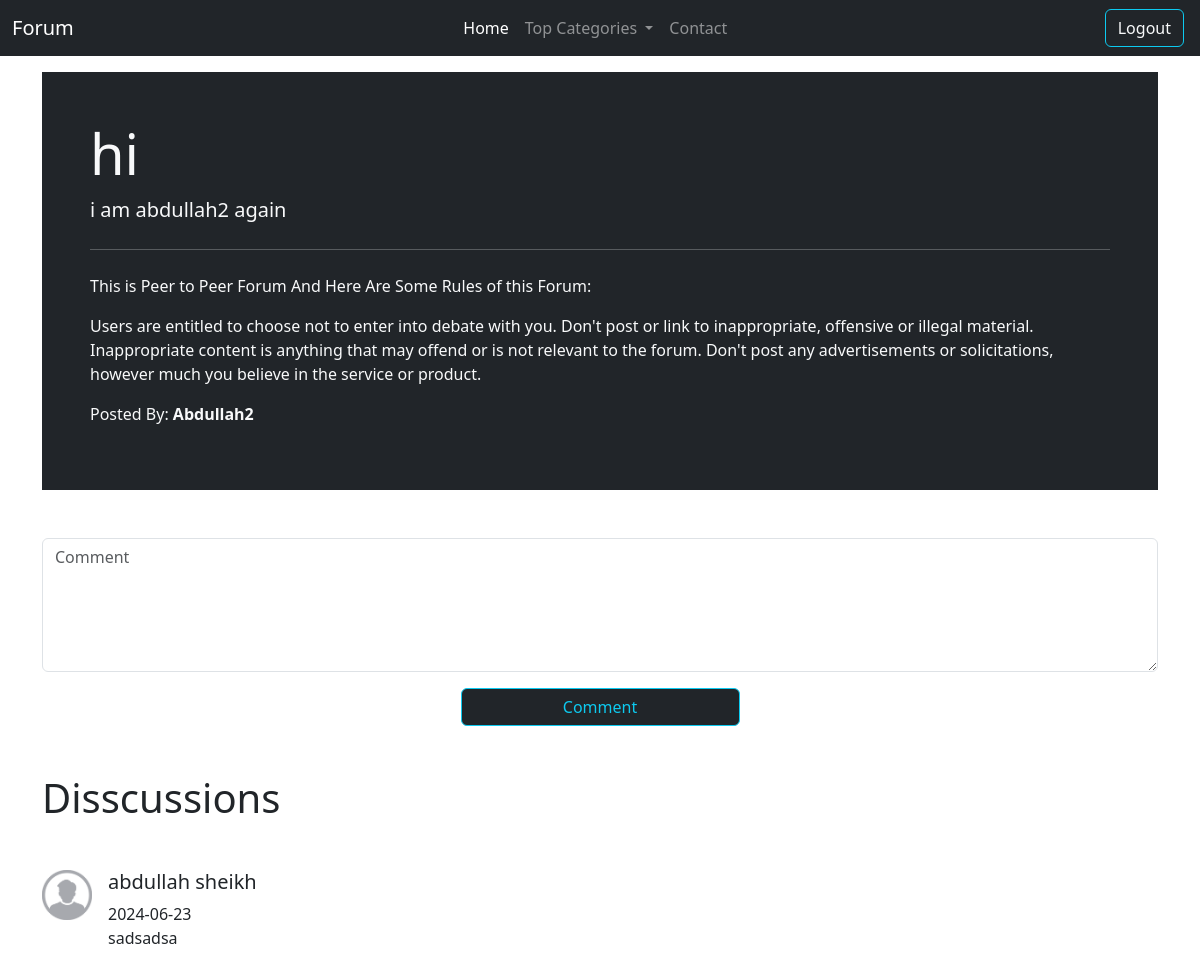
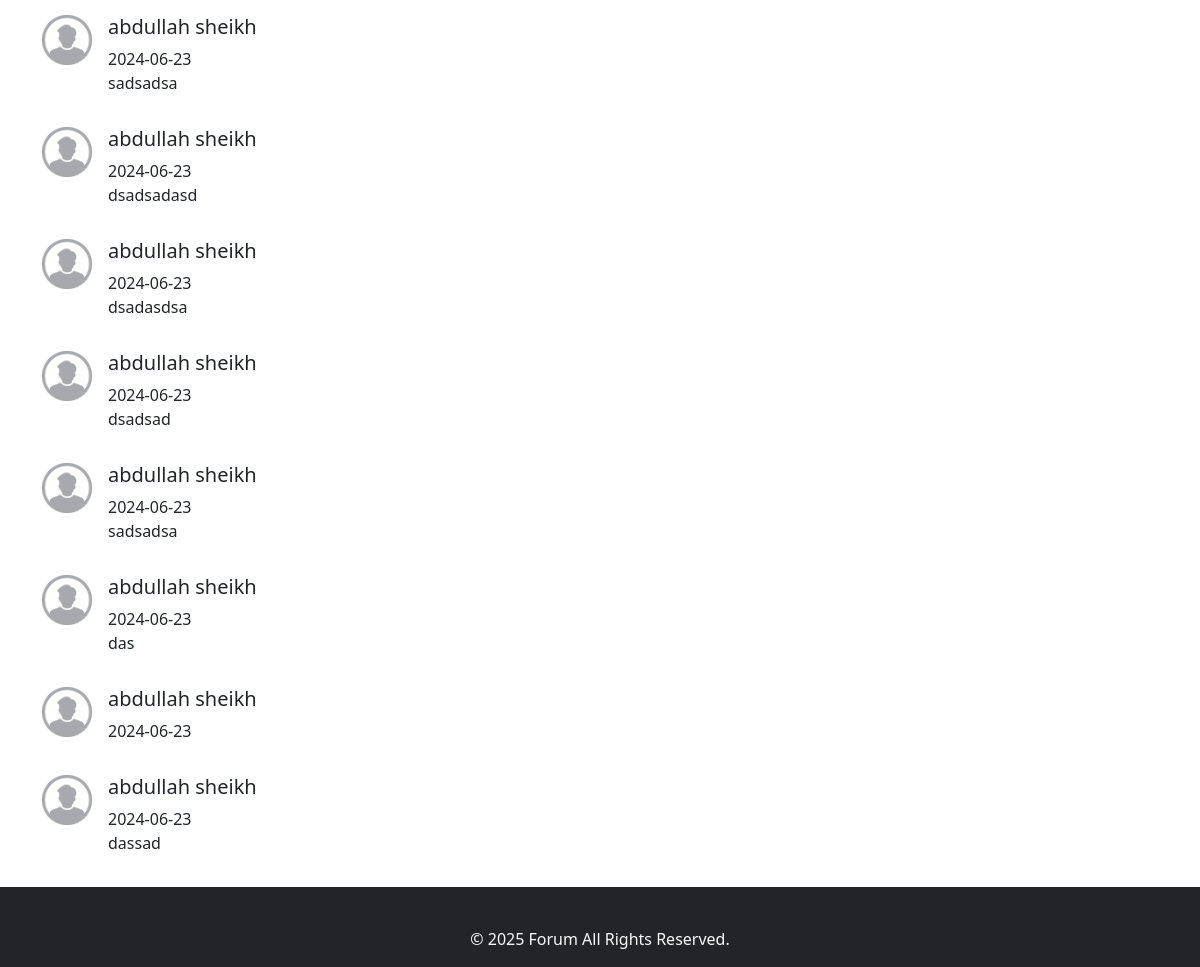
Screenshot of /thread.php?threadid=3 (signed in) with the database file from the repository (2 pictures, top to bottom).
### tables this page shows
CREATE TABLE `thread` (
  `thread_id` int(11) NOT NULL,
  `thread_titile` varchar(255) NOT NULL,
  `thread_description` text NOT NULL,
  `thread_cat_id` int(11) NOT NULL,
  `thread_user_id` int(11) NOT NULL
);

CREATE TABLE `forum_users` (
  `user_id` int(11) NOT NULL,
  `username` varchar(255) NOT NULL,
  `user_email` varchar(255) NOT NULL,
  `user_password` varchar(255) NOT NULL,
  `joining_date` date NOT NULL DEFAULT current_timestamp()
);

CREATE TABLE `comments` (
  `comment_id` int(11) NOT NULL,
  `comment_content` text NOT NULL,
  `thread_id` int(11) NOT NULL,
  `comment_by` varchar(255) NOT NULL,
  `comment_time` date NOT NULL DEFAULT current_timestamp()
);

### thread.php (the view, shortened to what this page needs)
<!DOCTYPE html>
<html lang="en">
<head>
    <link rel="stylesheet" href="https://cdn.jsdelivr.net/npm/bootstrap@4.0.0/dist/css/bootstrap.min.css"
>
    <link href="https://cdn.jsdelivr.net/npm/bootstrap@5.3.3/dist/css/bootstrap.min.css" rel="stylesheet"
>
</head>
<body>
    <?php
include "loginsystem/db_connect.php";
include "components/header.php";
?>
    <?php
$id = $_GET['threadid'];
$sql = "SELECT * FROM `thread` WHERE `thread_id` = $id";
$result = $con->query($sql);
while($rows = mysqli_fetch_assoc($result)){
$thread_title = $rows['thread_titile'];
$thread_descriptiion = $rows['thread_description'];
$thread_user_id = $rows['thread_user_id'];
$sql2 = "SELECT username FROM forum_users WHERE user_id = '$thread_user_id'";
$result2 = $con->query($sql2);
$rows2 = mysqli_fetch_assoc($result2);
$posted_by = $rows2['username'];
}
?>
    <div class="container my-3">
        <div class="bg-dark text-light p-5 rounded-lg ">
            <h1 class="display-4"> <?php echo $thread_title ?> </h1>
            <p class="lead"> <?php echo $thread_descriptiion ?> </p>
            <hr class="my-4">
            <p>This is Peer to Peer Forum And Here Are Some Rules of this Forum:</p>
            <p>Users are entitled to choose not to enter into debate with you. Don't post or link to inappropriate,
                offensive or illegal material. Inappropriate content is anything that may offend or is not relevant to
                the forum. Don't post any advertisements or solicitations, however much you believe in the service or
                product.</p>
                <p>Posted By: <b><?php echo $posted_by ?></b></p>
        </div>
    </div>
    <?php
if(isset($_SESSION['loggedin']) && $_SESSION['loggedin'] == true){
echo '
<div class="container my-5">
<div div class="row text-center">
<div class="col-md-12">
<form method = "post" action="'. $_SERVER["REQUEST_URI"].'">
<div class="mb-3">
<textarea class="form-control" id="comment" name="comment" rows="5" placeholder="Comment"></textarea>
</div>
<button type="submit" class="btn btn-outline-info btn-dark w-25">Comment</button>
</form>
</div>
</div>
</div>
</div>';
}
?>
    <div class="container" id="container">
        <h1 class="mb-5">Disscussions</h1>
        <?php
$id = $_GET['threadid'];
$sql = "SELECT * FROM comments WHERE thread_id = $id";
$result = $con->query($sql);
while($rows = mysqli_fetch_assoc($result)){
$content = $rows['comment_content'];
$comment_time = $rows['comment_time'];
$thread_user_id = $rows['comment_by'];
$sql2 = "SELECT username FROM forum_users WHERE user_id = '$thread_user_id'";
$result2 = $con->query($sql2);
$rows2 = mysqli_fetch_assoc($result2);
echo'
<div class="media my-3">
  <img class="align-self-start mr-3" src="images/user.png" width="50px" alt="Generic placeholder image">
  <div class="media-body">
  <h5 class="mt-0">'.$rows2['username'].'</h5>
    <p class="mb-0">'.$comment_time.'</p>
    <p >'.$content.'</p>
  </div>
</div>';
}
echo '</div>';
?>
  <?php include "components/footer.php";?>
</body>
</html>

### thread.php (style rules this page uses)
#container { min-height: 95vh; }

### rows the page displays
thread: thread_titile "hi", thread_description "i am abdullah2 again"
forum_users: username "Abdullah2"
comments: forum_users.username "abdullah sheikh", comment_time "2024-06-23", comment_content "sadsadsa"
comments: forum_users.username "abdullah sheikh", comment_time "2024-06-23", comment_content "sadsadsa"
comments: forum_users.username "abdullah sheikh", comment_time "2024-06-23", comment_content "dsadsadasd"
comments: forum_users.username "abdullah sheikh", comment_time "2024-06-23", comment_content "dsadasdsa"
comments: forum_users.username "abdullah sheikh", comment_time "2024-06-23", comment_content "dsadsad"
comments: forum_users.username "abdullah sheikh", comment_time "2024-06-23", comment_content "sadsadsa"
comments: forum_users.username "abdullah sheikh", comment_time "2024-06-23", comment_content "das"
comments: forum_users.username "abdullah sheikh", comment_time "2024-06-23"
comments: forum_users.username "abdullah sheikh", comment_time "2024-06-23", comment_content "dassad"
